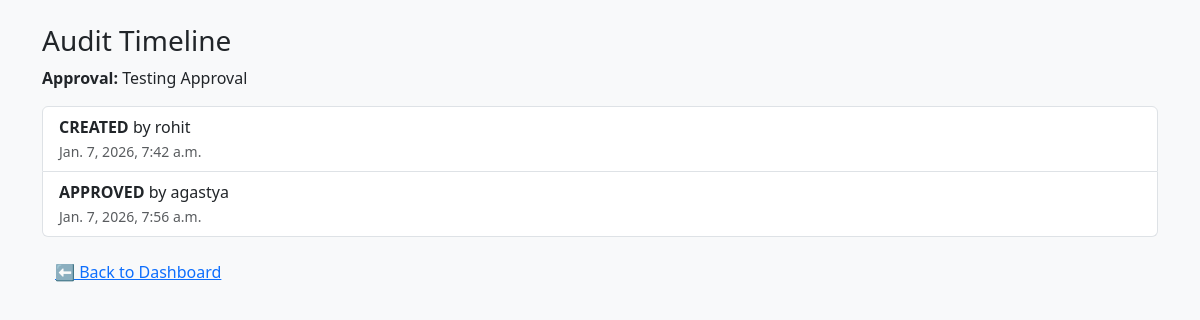
Page /audit/2/ (signed in) on the committed database.
### core/models.py (models this page shows, shortened)
class ApprovalTask(models.Model):
    URGENCY_CHOICES = (
        ('LOW', 'Low'),
        ('MEDIUM', 'Medium'),
        ('HIGH', 'High'),
        ('CRITICAL', 'Critical'),
    )
    STATUS_CHOICES = (
        ('PENDING', 'Pending'),
        ('APPROVED', 'Approved'),
        ('REJECTED', 'Rejected'),
    )
    title = models.CharField(max_length=200)
    description = models.TextField(blank=True)
    requester = models.ForeignKey(
        User,
        related_name='requested_tasks',
        on_delete=models.CASCADE
    )
    approver = models.ForeignKey(
        User,
        related_name='assigned_approvals',
        on_delete=models.CASCADE
    )
    urgency = models.CharField(
        max_length=20,
        choices=URGENCY_CHOICES,
        default='MEDIUM'
    )
    reminder_interval_minutes = models.PositiveIntegerField(default=1440)
    status = models.CharField(
        max_length=20,
        choices=STATUS_CHOICES,
        default='PENDING'
    )
    snooze_until = models.DateTimeField(
        null=True,
        blank=True
    )
    created_at = models.DateTimeField(default=timezone.now)
    updated_at = models.DateTimeField(auto_now=True)
    class Meta:
        indexes = [
            models.Index(fields=['status']),
            models.Index(fields=['urgency']),
            models.Index(fields=['created_at']),
        ]

class AuditLog(models.Model):
    ACTION_CHOICES = (
        ('CREATED', 'Created'),
        ('REMINDER', 'Reminder Sent'),
        ('APPROVED', 'Approved'),
        ('REJECTED', 'Rejected'),
        ('SNOOZED', 'Snoozed'),
        ('ESCALATED', 'Escalated'),
    )
    task = models.ForeignKey(
        ApprovalTask,
        on_delete=models.CASCADE,
        related_name='audit_logs'
    )
    action = models.CharField(
        max_length=20,
        choices=ACTION_CHOICES
    )
    performed_by = models.ForeignKey(
        User,
        on_delete=models.SET_NULL,
        null=True,
        blank=True
    )
    timestamp = models.DateTimeField(auto_now_add=True)
    remarks = models.TextField(blank=True)
    class Meta:
        ordering = ['timestamp']

class User(AbstractUser):
    ROLE_CHOICES = (
        ('EMPLOYEE', 'Employee'),
        ('MANAGER', 'Manager'),
        ('ADMIN', 'Admin'),
    )
    role = models.CharField(
        max_length=20,
        choices=ROLE_CHOICES,
        default='EMPLOYEE'
    )
    organization = models.ForeignKey(
        Organization,
        on_delete=models.CASCADE,
        null=True,
        blank=True,
        related_name="users"
    )
    team = models.ForeignKey(
        Team,
        on_delete=models.SET_NULL,
        null=True,
        blank=True,
        related_name="members"
    )
    timezone = models.CharField(
        max_length=50,
        default='Asia/Kolkata'
    )

### core/views.py (the view)
# urls.py: path('audit/<int:task_id>/', views.audit_timeline, name='audit'),
@login_required
def audit_timeline(request, task_id):
    task = get_object_or_404(ApprovalTask, id=task_id)
    if (
        request.user != task.requester and
        request.user != task.approver and
        request.user.role != "ADMIN"
    ):
        return HttpResponseForbidden("You are not allowed to view this audit")
    logs = AuditLog.objects.filter(task=task).order_by("timestamp")
    return render(request, "audit_timeline.html", {
        "task": task,
        "logs": logs
    })

### core/templates/audit_timeline.html (shortened to what this page needs)
<!DOCTYPE html>
<html lang="en">
<head>
    <link href="https://cdn.jsdelivr.net/npm/bootstrap@5.3.2/dist/css/bootstrap.min.css" rel="stylesheet">
</head>
<body class="bg-light">
<div class="container mt-4">
    <h3>Audit Timeline</h3>
    <p><strong>Approval:</strong> {{ task.title }}</p>
    <ul class="list-group mt-3">
        {% for log in logs %}
        <li class="list-group-item">
            <strong>{{ log.action }}</strong>
            {% if log.performed_by %}
                by {{ log.performed_by.username }}
            {% endif %}
            <br>
            <small class="text-muted">{{ log.timestamp }}</small>
        </li>
        {% endfor %}
    </ul>
    <a href="{% url 'dashboard' %}" class="btn btn-link mt-3">⬅ Back to Dashboard</a>
</div>
</body>
</html>

### rows in the picture
ApprovalTask: title "Testing Approval"
AuditLog: action "CREATED", performed_by.username "rohit", timestamp "Jan. 7, 2026, 7:42 a.m."
AuditLog: action "APPROVED", performed_by.username "agastya", timestamp "Jan. 7, 2026, 7:56 a.m."
